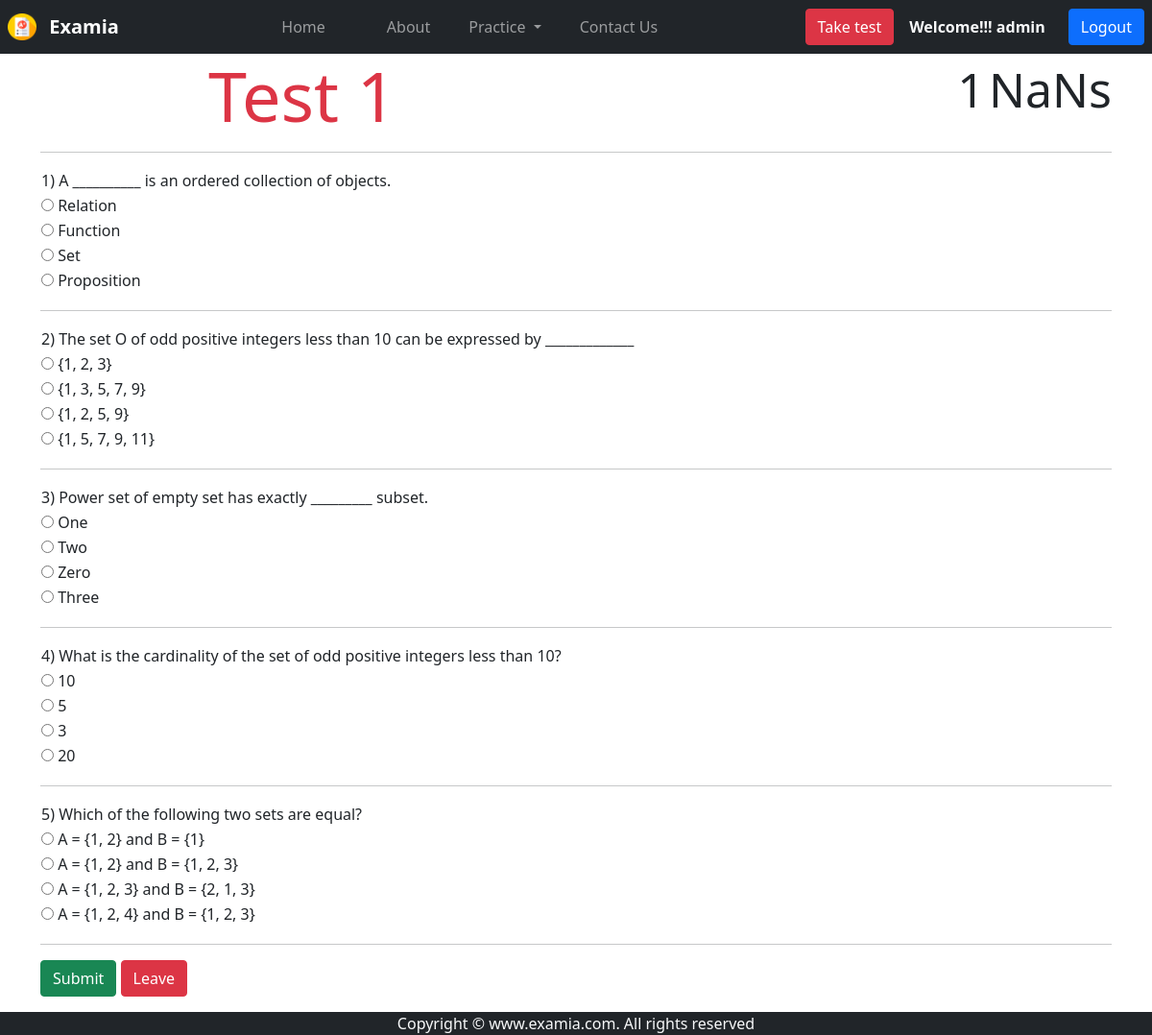
Screenshot of /exam (signed in) with the database file from the repository.
### exam/models.py (models this page shows, shortened)
class Exam(models.Model):
    id = models.AutoField(primary_key=True)
    Question = models.CharField(max_length=100, default="null")
    opt1 = models.CharField(max_length=100, default="null")
    opt2 = models.CharField(max_length=100, default="null")
    opt3 = models.CharField(max_length=100, default="null")
    opt4 = models.CharField(max_length=100, default="null")
    correct_ans = models.CharField(max_length=100, default="null")

### exam/views.py (the view)
# urls.py: path("", views.exam),
def exam(request):
    exam = Exam.objects.all()
    return render(request, "exam.html", {"exam": exam, "count": 0})

### exam/templates/exam.html (shortened to what this page needs)
{% extends 'base.html' %}
{% block body %}
<div class="container">
    <div class="row">
        <div class="container display-2 d-flex justify-content-center text-danger col-sm">Test 1</div>
        <div style="text-align:right" class="col-sm">
            <span class="min" style="font-size: 50px">1</span>
            <span class="sec" style="font-size: 50px">00</span>
        </div>
    </div>
</div>
<div class="container">
    <hr>
    {% for i in exam %}
    <table>
        <tr>
            <td class="d-flex justify-content-center">{{i.id}}) {{i.Question}}</td>
        </tr>
        <tr>
            <td><input type="radio" class="rb" name={{i.id}} id="Option1" value="{{i.opt1}}"> {{i.opt1}}</td>
        </tr>
        <tr>
            <td><input type="radio" class="rb" name={{i.id}} id="Option2" value="{{i.opt2}}"> {{i.opt2}}</td>
        </tr>
        <tr>
            <td><input type="radio" class="rb" name={{i.id}} id="Option3" value="{{i.opt3}}"> {{i.opt3}}</td>
        </tr>
        <tr>
            <td><input type="radio" class="rb" name={{i.id}} id="Option4" value="{{i.opt4}}"> {{i.opt4}}</td>
        </tr>
        <tr>
            <td><label id="Correct_ans" class="rb" style="display: none; color: green"><b>{{i.correct_ans}}</b></label>
            </td>
        </tr>
    </table>
    <hr>
    {% endfor %}
    <input type="submit" class="btn btn-success mb-3" value="Submit" id="b1" onclick="getanswers()">
    <button class="btn btn-danger mb-3" onclick="myStopFunction()">Leave</button>
    <br>
</div>
{% endblock body %}

### templates/base.html (shortened to what this page needs)
<!doctype html>
<html lang="en">
<head>
    <link href="https://cdn.jsdelivr.net/npm/bootstrap@5.0.0-beta3/dist/css/bootstrap.min.css" rel="stylesheet"
>
</head>
<body class="d-flex flex-column min-vh-100">
    <nav class="navbar sticky-top navbar-expand-lg navbar-dark bg-dark justify-content-center">
        <a class="navbar-brand" href="">
            <img src="/static/logo.png" alt="" width="30" height="28" class="d-inline-block align-text-top mx-2">
            <strong>Examia</strong>
        </a>
        <div class="collapse navbar-collapse justify-content-center" id="navbarNav">
            <ul class="navbar-nav">
                <li class="nav-item mx-4">
                    <a class="nav-link {% if request.path == "/index" %} active {% endif %}" aria-current="page"
                        href="/index">Home</a>
                </li>
                <li class="nav-item mx-4">
                    <a class="nav-link {% if request.path == "/about" %} active {% endif %}" href="/about">About</a>
                </li>
                <li class="nav-item dropdown">
                    <a class="nav-link dropdown-toggle" href="#" id="navbarDarkDropdownMenuLink" role="button"
                        data-bs-toggle="dropdown" aria-expanded="false">
                        Practice
                    </a>
                </li>
                <li class="nav-item mx-4">
                    <a class="nav-link {% if request.path == "/contact" %} active {% endif %}" href="/contact">Contact Us</a>
                </li>
            </ul>
        </div>
        {% if user.is_authenticated %}
        <a class="btn btn-danger" href="/user">Take test</a>
        <a class="nav-link disabled text-light" href="#" tabindex="-1" aria-disabled="true"><strong>Welcome!!!
                {{request.user}}</strong></a>
        <a class="btn btn-primary mx-2" href="/logout" role="button">Logout</a>
        {% else %}
        <div class="mx-2">
            <button class="btn btn-success mx-2" data-bs-toggle="modal" data-bs-target="#loginModal">Login</button>
            <button class="btn btn-primary" data-bs-toggle="modal" data-bs-target="#signupModal">Sign-up</button>
        </div>
        {% endif %}
    </nav>
    {% block body %}{% endblock body %}
    <footer class="bg-dark text-light text-center mt-auto">Copyright &copy; www.examia.com. All rights reserved</footer>
</body>
</html>

### rows the page displays
Exam: id "1", Question "A __________ is an ordered collection of objects.", opt1 "Relation", opt2 "Function", opt3 "Set", opt4 "Proposition"
Exam: id "2", Question "The set O of odd positive integers less than 10 can be expressed by _____________", opt1 "{1, 2, 3}", opt2 "{1, 3, 5, 7, 9}", opt3 "{1, 2, 5, 9}", opt4 "{1, 5, 7, 9, 11}"
Exam: id "3", Question "Power set of empty set has exactly _________ subset.", opt1 "One", opt2 "Two", opt3 "Zero", opt4 "Three"
Exam: id "4", Question "What is the cardinality of the set of odd positive integers less than 10?", opt1 "10", opt2 "5", opt3 "3", opt4 "20"
Exam: id "5", Question "Which of the following two sets are equal?", opt1 "A = {1, 2} and B = {1}", opt2 "A = {1, 2} and B = {1, 2, 3}", opt3 "A = {1, 2, 3} and B = {2, 1, 3}", opt4 "A = {1, 2, 4} and B = {1, 2, 3}"

### other values shown
{{ request.user }} "admin"
